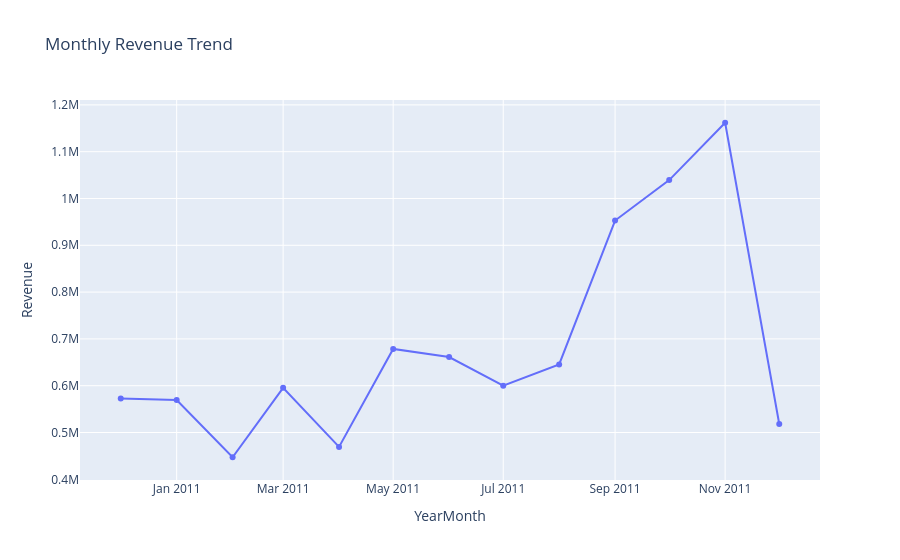

Notebook cell for this chart:
### Markdown cell above
### How is Revenue changing over time?

### Code cell
monthly_revenue = (
    df.groupby("YearMonth")['Revenue'].sum().reset_index()
)

fig = px.line(monthly_revenue, x="YearMonth", y="Revenue", 
              markers=True, title="Monthly Revenue Trend")
fig.show()

### Figure 1 — Plotly figure (JSON) as saved in the notebook; plotly's stock layout.template omitted (floating-point values rounded to 4 significant figures)
{"data": [{"hovertemplate": "YearMonth=%{x}<br>Revenue=%{y}<extra></extra>", "legendgroup": "", "line": {"color": "#636efa", "dash": "solid"}, "marker": {"symbol": "circle"}, "mode": "lines+markers", "name": "", "orientation": "v", "showlegend": false, "type": "scatter", "x": ["2010-12", "2011-01", "2011-02", "2011-03", "2011-04", "2011-05", "2011-06", "2011-07", "2011-08", "2011-09", "2011-10", "2011-11", "2011-12"], "xaxis": "x", "y": [572700.0, 569400.0, 447100.0, 595500.0, 469200.0, 678600.0, 661200.0, 600100.0, 645300.0, 952800.0, 1039000.0, 1162000.0, 518200.0], "yaxis": "y"}], "layout": {"legend": {"tracegroupgap": 0}, "title": {"text": "Monthly Revenue Trend"}, "xaxis": {"anchor": "y", "domain": [0, 1], "title": {"text": "YearMonth"}}, "yaxis": {"anchor": "x", "domain": [0, 1], "title": {"text": "Revenue"}}}}
